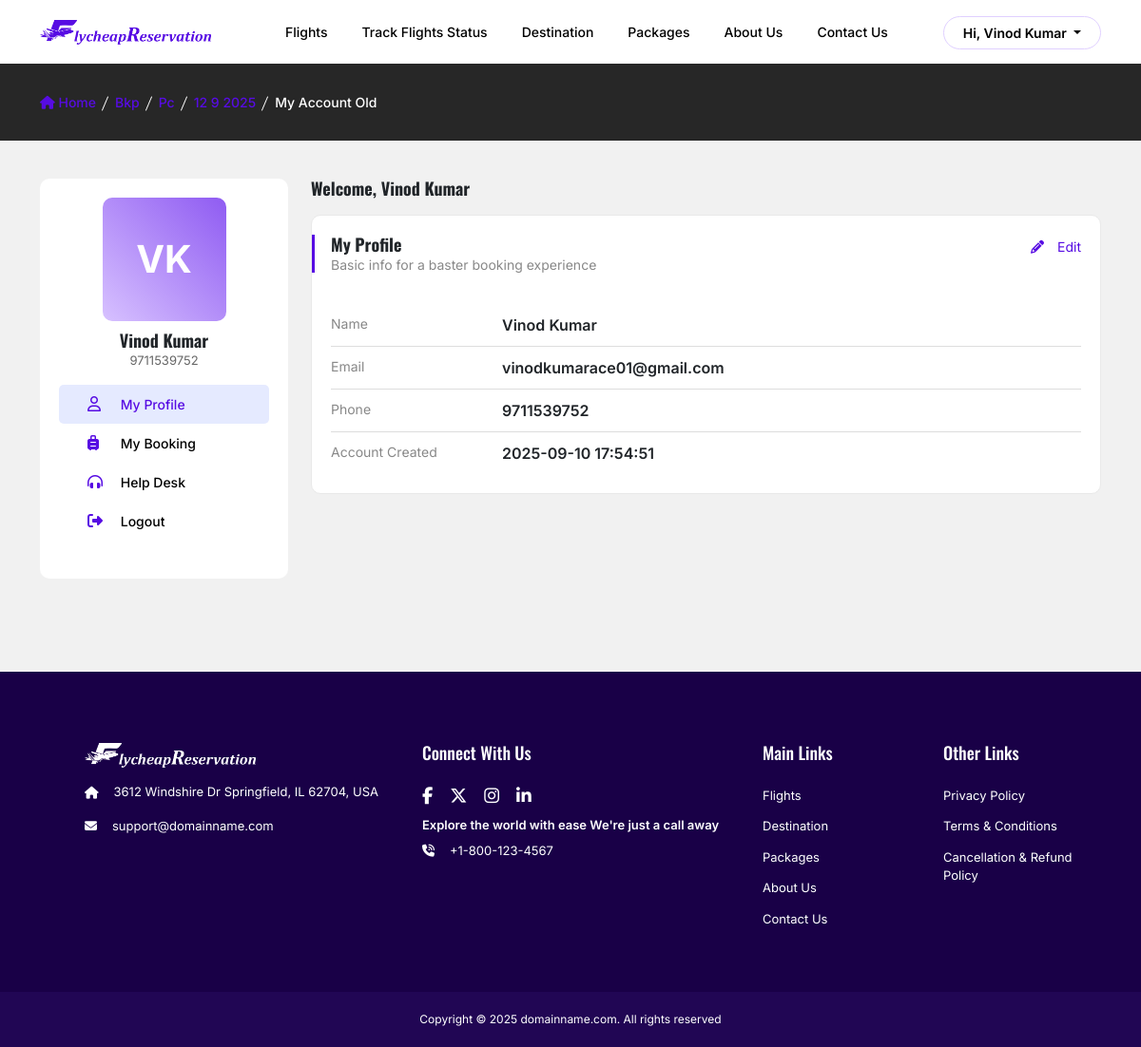
Screenshot of /bkp/pc/12-9-2025/my-account-old.php (signed in) with the database file from the repository.
### tables this page shows
CREATE TABLE `users` (
  `id` int(50) NOT NULL,
  `first_name` varchar(250) NOT NULL,
  `last_name` varchar(250) NOT NULL,
  `user_email` varchar(250) NOT NULL,
  `user_password` varchar(255) NOT NULL,
  `user_phone` varchar(20) NOT NULL,
  `gender` varchar(250) NOT NULL,
  `date_of_birth` date NOT NULL,
  `address_1` varchar(250) NOT NULL,
  `address_2` varchar(250) NOT NULL,
  `country` varchar(150) NOT NULL,
  `state` varchar(150) NOT NULL,
  `city` varchar(150) NOT NULL,
  `zipcode` int(11) NOT NULL,
  `created_at` varchar(250) NOT NULL
);

### bkp/pc/12-9-2025/my-account-old.php (the view, shortened to what this page needs)
<?php
include 'includes/db_connect.php';
$user_id = $_SESSION['user_id'];
$stmt = $conn->prepare("SELECT first_name, last_name, user_email, user_phone, created_at
                        FROM users
                        WHERE id = ?");
$stmt->bind_param("i", $user_id);
$stmt->execute();
$result = $stmt->get_result();
$user = $result->fetch_assoc();
?>
<!DOCTYPE html>
<html lang="en">
<head>
<?php include("header.php");  ?>
<section class="gray-bg pt-0 pt-md-4 active">
  <div class="container">
    <div class="row pt-3 pb-5">
      <div class="col-sm-12 col-md-3">
        <aside class="my_account-sidebar">
          <div class="profile-imgarea">
            <div class="profile-nameimg">
              <span id="profile-picname"> Vk </span>
            </div>
          </div>
          <h2 class="my_account-title text-center"><?php echo htmlspecialchars($_SESSION['user_name']); ?></h2>
          <p class="my_account-desig"><?= htmlspecialchars($user['user_phone']) ?> </p>
          <ul class="my_account-sidemenu">
            <li class="active"><a href="my-profile.php"><i class="far fa-user"></i> My Profile</a></li>
            <li><a href="my-booking.php"><i class="fas fa-suitcase-rolling"></i> My Booking</a></li>
            <li><a href="help-desk.php"><i class="fas fa-headphones-alt"></i> Help Desk</a></li>
            <li><a href="javascript:void(0)" data-bs-toggle="modal" data-bs-target="#logout-modal"><i class="fas fa-sign-out-alt"></i> Logout</a></li>
          </ul>
        </aside>
      </div>
      <div class="col-lg-9">
        <div class="row">
          <div class="col-12 col-sm">
            <h2 class="my_account-title pb-3"><?php echo "Welcome, " . htmlspecialchars($_SESSION['user_name']); ?></h2>
            <div class="my_account-box">
              <div class=" my_account-box-leftline"></div>
              <div class="row">
                <div class="col">
                  <h2 class="my_account-title">My Profile</h2>
                  <p class="my_account-subtitle">Basic info for a baster booking experience</p>
                </div>
                <div class="col-auto">
                  <a href="javascript:void(0)" class="my_account-edit-btn" data-toggle="modal" data-target="#edit-profile"><i class="fas fa-pencil-alt"></i> Edit</a>
                </div>
              </div>
              <ul class="my_account-detail">
                <li>
                  <div class="my_account-detail-hding">Name</div>
                  <div class="my_account-detail-info"><?php echo htmlspecialchars($_SESSION['user_name']); ?></div>
                </li>
                <li>
                  <div class="my_account-detail-hding">Email</div>
                  <div class="my_account-detail-info"><?= htmlspecialchars($user['user_email']) ?></div>
                </li>
                <li>
                  <div class="my_account-detail-hding">Phone</div>
                  <div class="my_account-detail-info"><?= htmlspecialchars($user['user_phone']) ?></div>
                </li>
                <li>
                  <div class="my_account-detail-hding">Account Created</div>
                  <div class="my_account-detail-info"><?= htmlspecialchars($user['created_at']) ?></div>
                </li>
              </ul>
            </div>
          </div>
        </div>
      </div>
    </div>
  </div>
</section>

### bkp/pc/12-9-2025/css/style.css (style rules this page uses)
html { scroll-behavior: smooth; }
body { font-family: "Inter", sans-serif !important; font-weight: 400; }
h1,h2,h3,h4,h5,h6 { font-family: "Oswald", sans-serif; }
.gray-bg { padding: 35px 0; background-color: #f1f1f1; }
.my_account-sidebar { position: sticky; top: 0; background-color: #fff; padding: 20px 20px 40px; border-radius: 10px; margin-bottom: 15px; }
.profile-imgarea { position: relative; border-radius: 10px; height: 130px; width: 130px; margin:0 auto 10px; background-image: linear-gradient(45deg, #d7c1ff, #8f5bf2); }
.profile-nameimg { font-size: 40px; font-weight: 700; color: #fff; width: 100%; height: 100%; text-align: center; text-transform: uppercase; display: flex; align-items: center; justify-content: center; }
.my_account-title { margin: 0; padding-bottom: 0; font-size: 18px; font-weight: 700; }
.my_account-subtitle { color: #888; font-size: 14px; }
.my_account-desig { color: #666; font-size: 13px; text-align: center; }
.my_account-sidemenu { display: flex; flex-direction: column; margin: 0; padding: 0; }
.my_account-sidemenu li { list-style: none; }
.my_account-sidemenu li a { font-size: 14px; text-decoration: none; font-weight: 500; color: #000; padding: 10px 30px; border-radius: 5px; display: block; }
.my_account-sidemenu li a > i { width: 16px; font-size: 16px; color:#570ce3; margin-right: 15px; }
.my_account-sidemenu li.active a { background: #e5eaff; color: #570ce3; }
.my_account-box { border: 1px solid #e9e9e9; padding: 20px; background-color: #fff; margin-bottom: 15px; border-radius: 10px; position: relative; }
.my_account-box-leftline { position: absolute; top: 20px; left: 0; height: 40px; width: 3px; background: #570ce3; }
.my_account-edit-btn { font-size: 14px; text-decoration: none; color: #570ce3; border-radius: 4px; border: 1px solid #570ce3 padding: 8px 20px; display: inline-block; ; }
.my_account-edit-btn > i { margin-right: 10px; }
.my_account-detail { display: flex; flex-direction: column; margin: 15px 0 0; padding: 0px; }
.my_account-detail li { list-style: none; display: flex; flex-wrap: wrap; border-bottom: 1px solid #ddd; padding: 10px 0; }
.my_account-detail li:last-child { border-bottom: none; }
.my_account-detail li > .my_account-detail-hding { font-size: 14px; color:#888; width: 160px; margin-right: 20px; }
.my_account-detail li > .my_account-detail-info { font-size: 16px; font-weight: 600; }

### rows the page displays
users: user_phone "9711539752", user_email "vinodkumarace01@gmail.com", created_at "2025-09-10 17:54:51"

### other values shown
$_SESSION['user_name'] "Vinod Kumar"
$label "Bkp"
$label "Pc"
$label "12 9 2025"
$label "My Account Old"
$email_web "support@domainname.com"
$phone_web "+1-800-123-4567"
$domainname_web_url_web "domainname.com"
